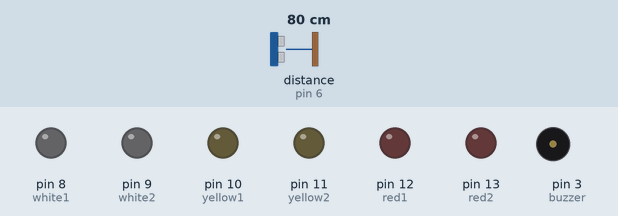
A sketch run on a simulated Arduino Uno, built with avr-gcc and run on an emulated ATmega328P. On the bench: output pins drawn as LEDs (lit = HIGH), buzzer (waves = sounding). Wiring (inferred from the names in the program): ultrasonic range finder: trigger pin 7; echo pin 6. Inputs (shaded band) come from the test bench; at power-on: distance to the obstacle (sensor on pin 6) 80 cm. The echo pulse lasts 58.3 µs per cm; pins used as bus, display or sensor lines are not drawn.

Above: at 1.2 s.
1.3 s: distance to the obstacle (sensor on pin 6) set to 46 cm
2.8 s: distance to the obstacle (sensor on pin 6) set to 36 cm
At 3.4 s:
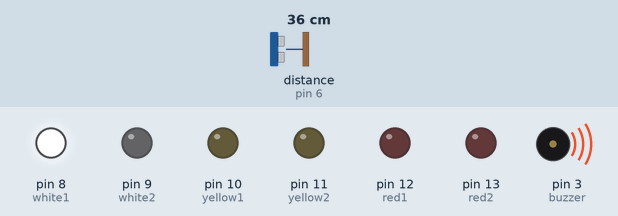
4.3 s: distance to the obstacle (sensor on pin 6) set to 33 cm
5.8 s: distance to the obstacle (sensor on pin 6) set to 28 cm
At 6.9 s:
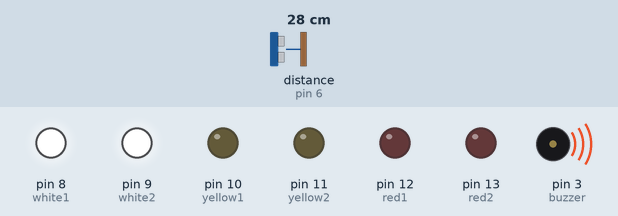
7.3 s: distance to the obstacle (sensor on pin 6) set to 22 cm
8.8 s: distance to the obstacle (sensor on pin 6) set to 19 cm
At 9.9 s:
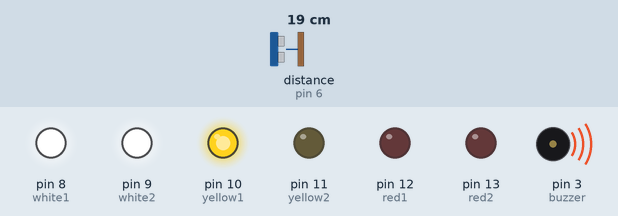
Timing chart, 0 to 11.3 s (numbered marks = the images above; inputs shaded):
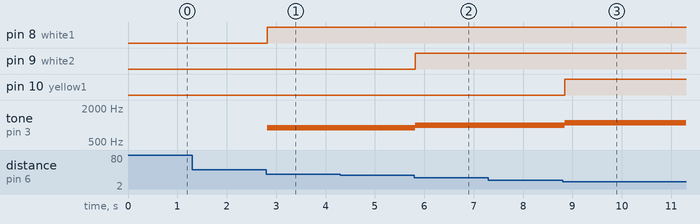

The sketch:

distance_detector.ino
```cpp
/*
	Creation Crate Distance Detector
 */

// Step 1: Define inputs/outputs and key variables
#define red2 13
#define red1 12
#define yellow2 11
#define yellow1 10
#define white2 9
#define white1 8
#define buzzer 3
#define trigPin 7
#define echoPin 6

int sound = 250;
long duration, distance;

// Step 2: Create setup loop
void setup() {
	Serial.begin(9600);

	pinMode(trigPin, OUTPUT);
	pinMode(echoPin, INPUT);
	pinMode(white1, OUTPUT);
	pinMode(white2, OUTPUT);
	pinMode(yellow1, OUTPUT);
	pinMode(yellow2, OUTPUT);
	pinMode(red1, OUTPUT);
	pinMode(red2, OUTPUT);
	pinMode(buzzer, OUTPUT);
}

// Step 3: Create main loop
void loop() {
	/*
	 Here, we are activating the Ultrasonic Sensor. The sensor sends out pulses of sound waves and
	 uses them to measure the distance of an object (similar to a bat's echolocation).
	 This 'low' pulse creates a delay so that the 'high' pulse gives a better signal.
	 */
	digitalWrite(trigPin, LOW);
	delayMicroseconds(5);

	// This 'high' pulse measures the distance of an object.
	digitalWrite(trigPin, HIGH);
	delayMicroseconds(10);
	digitalWrite(trigPin, LOW);

	// 'pulseIn' calculates the amount of time it took for the pulse to return and stores it in 'duration'.
	duration = pulseIn(echoPin, HIGH);

	// The distance is calculated here in cm.
	// To calculate in inches, replace the below line with this: distance = (duration/2) / 74;
	distance = (duration / 2) / 29.1;

	// This section of the code turns the LEDs on or off depending on the distance calculated.
	if (distance <= 40) {
		digitalWrite(white1, HIGH);
		sound = 900;
	}
	else {
		digitalWrite(white1, LOW);
	}

	if (distance < 30) {
		digitalWrite(white2, HIGH);
		sound = 1000;
	}
	else {
		digitalWrite(white2, LOW);
	}

	if (distance < 20) {
		digitalWrite(yellow1, HIGH);
		sound = 1100;
	}
	else {
		digitalWrite(yellow1, LOW);
	}

	if (distance < 15) {
		digitalWrite(yellow2, HIGH);
		sound = 1200;
	}
	else {
		digitalWrite(yellow2, LOW);
	}

	if (distance < 10) {
		digitalWrite(red1, HIGH);
		sound = 1300;
	}
	else {
		digitalWrite(red1, LOW);
	}

	if (distance < 5) {
		digitalWrite(red2, HIGH);
		sound = 1400;
	}
	else {
		digitalWrite(red2, LOW);
	}

	// This turns the buzzer off if the object is too far.
	if (distance > 40 || distance <= 0) {
		noTone(buzzer);
	}
	else {
		tone(buzzer, sound);
	}

	delay(50);
}
```

Measured:
- the behaviour switches between 42 and 41 cm on distance to the obstacle (sensor on pin 6) (found by bisection; images 0 and 1)
- the behaviour switches between 31 and 30 cm on distance to the obstacle (sensor on pin 6) (found by bisection; images 1 and 2)
- the behaviour switches between 21 and 20 cm on distance to the obstacle (sensor on pin 6) (found by bisection; images 2 and 3)
- after the input at 1.3 s, every drawn part: stays the same
- after the input at 2.8 s, pin 8 (white1): LOW → HIGH at once; tone on pin 3 (buzzer): silent → 900 Hz at once
- after the input at 4.3 s, every drawn part: stays the same
- after the input at 5.8 s, pin 9 (white2): LOW → HIGH at once; tone on pin 3 (buzzer): 900 Hz → 1000 Hz at once
- after the input at 7.3 s, every drawn part: stays the same
- after the input at 8.8 s, pin 10 (yellow1): LOW → HIGH at once; tone on pin 3 (buzzer): 1000 Hz → 1100 Hz at once
